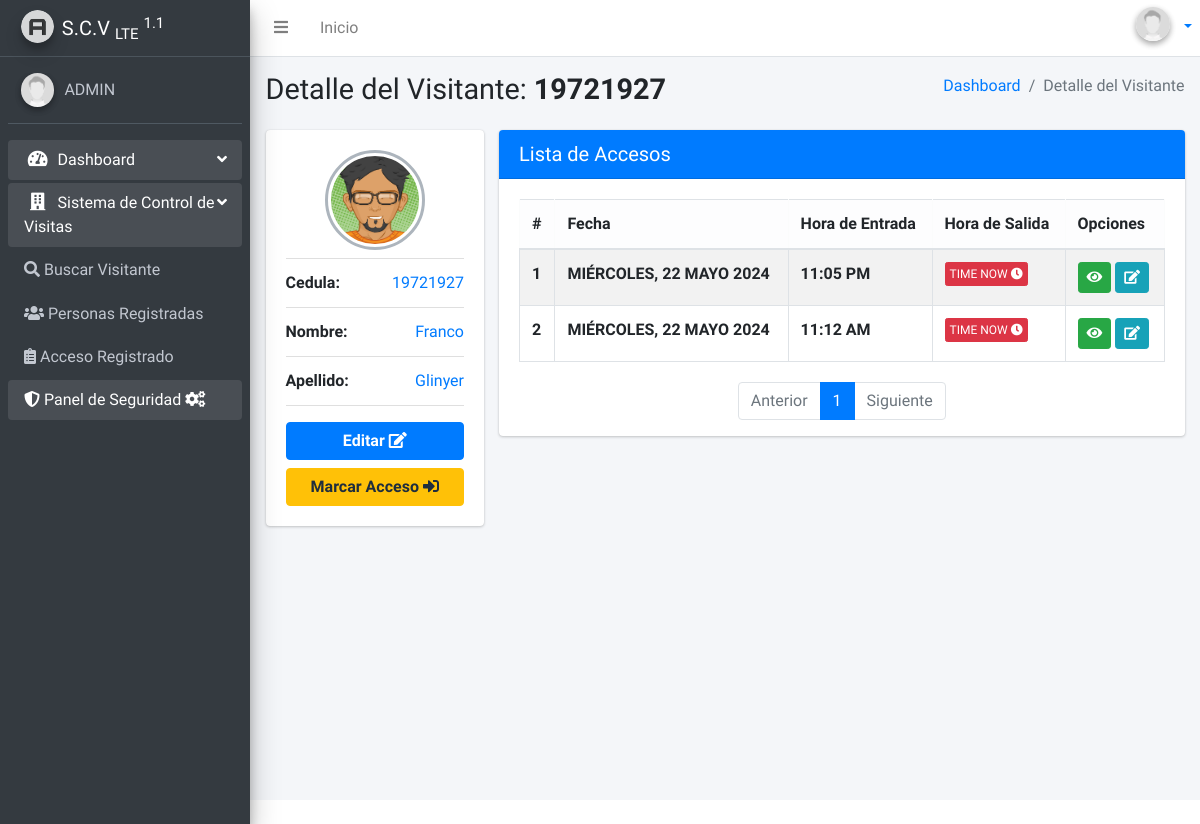
Page /person/19721927/ (signed in) on the committed database.
### apps/dashboard/models.py (models this page shows, shortened)
class Profile(models.Model):
    user = models.OneToOneField(User, on_delete=models.CASCADE)
    dni = models.CharField('Cedula',max_length=10, null=True, blank=True)
    avatar = models.ImageField(upload_to='profiles',  default='users/default.jpg',null=True, blank=True)
    bio = models.TextField(null=True, blank=True)
    class Meta:
        verbose_name ='Perfil'
        verbose_name_plural ='Perfiles'

### apps/gav/models.py (models this page shows, shortened)
class Personas(models.Model):
    dni = models.CharField('Cedula', primary_key=True,  max_length=8,validators=[MinLengthValidator(6)])
    status = models.CharField('Tipo de visitante', max_length=1, choices=LISTA_ESTATUS, null=False, default='M')
    nac = models.CharField('Nacionalidad', max_length=2, choices=LIST_NAC, null=True, blank=True)
    first_name = models.CharField('Nombre', max_length=40,validators=[MinLengthValidator(3)])
    last_name = models.CharField('Apellido', max_length=40,validators=[MinLengthValidator(3)])
    gender = models.CharField('Género', max_length=1, choices=GENDER_CHOICES, default='B')
    class Meta:
        verbose_name = "Personas"
        verbose_name_plural = "Personas"
        ordering = ['-dni']

class Avisitantes(models.Model):
    visitor = models.ForeignKey(Personas, on_delete=models.CASCADE)
    entry = models.DateField('Fecha del Dia')
    hours = models.TimeField('Hora de Entrada')
    hoursEx = models.TimeField('Hora de Salida', null=True, blank=True)
    empleado = models.ForeignKey(Empleado, on_delete=models.CASCADE, verbose_name='Nombre del Empleados')
    oficina = models.ForeignKey(Oficina, on_delete=models.CASCADE, verbose_name='Oficina a Visitar')
    obs = models.TextField('Observaciones', max_length=140, null=True, blank=True)
    class Meta:
        verbose_name = "Listado Accesos"
        verbose_name_plural = "Listado Accesos"
        ordering = ['-entry', 'hours']

### apps/gav/views.py (the view)
# urls.py: path('person/<str:dni>/',views.dperson,name='dperson'),
@login_required
@permission_required('gav.view_personas')
def dperson(request, dni):
    try:
        person = get_object_or_404(Personas, dni=dni)
        paccess = Avisitantes.objects.filter(visitor=person).order_by('-entry', '-hours')
        paginator = Paginator(paccess, 8)
        page_number = request.GET.get('page')
        page_obj = paginator.get_page(page_number)
        context = {
            'person': person,
            'page_obj': page_obj
        }
        return render(request, 'person/dPerson.html', context)
    except Personas.DoesNotExist:
        return render(request, 'accesss/notfound.html')

### templates/person/dPerson.html (shortened to what this page needs)
{% extends 'layouts/main.html' %}
{% block titlecontent %}
  Detalle del Visitante: <b>{{ person.dni }}</b>
{% endblock %}
{% block titlemenu %}
  Detalle del Visitante
{% endblock %}
{% block content %}
  <div class="content">
    <div class="container-fluid">
      <div class="row">
        <div class="col-sm-3">
          <div class="card">
            <div class="card-body box-profile">
              <div class="text-center">
        {%load static%}
                {% if person.gender == 'M' %}
                <img class="profile-user-img img-fluid img-circle"  src="{% static '/dist/img/avatar4.png' %}" alt="Male">
        {% else %}
        <img class="profile-user-img img-fluid img-circle" src="{% static '/dist/img/avatar3.png' %}" alt="Female">
{% endif %}
              </div>
              <ul class="list-group list-group-unbordered mb-3">
                <li class="list-group-item">
                  <b>Cedula:</b> <a class="float-right">{{ person.dni }}</a>
                </li>
                <li class="list-group-item">
                  <b>Nombre:</b> <a class="float-right">{{ person.first_name}}</a>
                </li>
                <li class="list-group-item">
                  <b>Apellido:</b> <a class="float-right">{{ person.last_name}}</a>
                </li>
              </ul>
              {% if perms.gav.change_avisitantes%}
          <a href="{% url 'eperson' dni=person.dni %}" class="btn btn-primary btn-block"><b>Editar</b> <i class="fas fa-edit"></i></a>
          {%endif%}
            <a href="{% url 'raccess' dni=person.dni %}" class="btn btn-warning btn-block"><b>Marcar Acceso</b> <i class="fas fa-sign-in-alt"></i></a>
            </div>
          </div>
        </div>
        <div class="col">
          <div class="card card-primary">
            <div class="card-header">
              <h5 class="m-0">Lista de Accesos</h5>
            </div>
            <div class="card-body">
              <table class="table table-striped table-bordered">
                <thead class="table-light">
                  <tr>
                    <th scope="col">#</th>
                    <th scope="col">Fecha</th>
                    <th scope="col">Hora de Entrada</th>
                    <th scope="col">Hora de Salida</th>
                    <th scope="col">Opciones</th>
                  </tr>
                </thead>
                <tbody>
                  {% for x in page_obj %}
                    <tr>
                      <th scope="row">{{ forloop.counter }}</th>
                      <th scope="row">{{ x.entry|date:"l, d F Y"|upper}}</th>
                      <th scope="row">{{ x.hours|date:"h:i A" }}</th>
                      {% if x.hoursEx is none or x.hoursEx == '' %}
                      <th><a href="{%url 'eaccess' pk=x.id%}" class="btn btn-xs btn-danger" href="">TIME NOW <i class="fas fa-clock"></i></a> </th>
                    {% else %}
                    <th>{{ x.hoursEx|date:"h:i A" }}</th>
                    {% endif %}
                      <td>
                      <a class="btn btn-sm btn-success" href="{%url 'daccess' pk=x.id%}"><i class="fa fa-eye" aria-hidden="true"></i></a>
                      <a class="btn btn-sm btn-info" href="{%url 'eaccess' pk=x.id%}"><i class="fas fa-edit"></i>
                      </td>
                    </tr>
                  {% endfor %}
                </tbody>
              </table>
            </div>
            <nav aria-label="Page navigation example px-6">
              <ul class="pagination justify-content-center">
                {% if page_obj.has_previous %}
                  <li class="page-item">
                    <a class="page-link" href="?page={{ page_obj.previous_page_number }}">Anterior</a>
                  </li>
                {% else %}
                  <li class="page-item disabled">
                    <a class="page-link">Anterior</a>
                  </li>
                {% endif %}
                {% for page in page_obj.paginator.page_range %}
                  {% if page == page_obj.number %}
                    <li class="page-item active">
                      <a class="page-link" href="?page={{ page }}">{{ page }}</a>
                    </li>
                  {% else %}
                    <li class="page-item">
                      <a class="page-link" href="?page={{ page }}">{{ page }}</a>
                    </li>
                  {% endif %}
                {% endfor %}
                {% if page_obj.has_next %}
                  <li class="page-item">
                    <a class="page-link" href="?page={{ page_obj.next_page_number }}">Siguiente</a>
                  </li>
                {% else %}
                  <li class="page-item disabled">
                    <a class="page-link">Siguiente</a>
                  </li>
                {% endif %}
              </ul>
            </nav>
          </div>
        </div>
      </div>
    </div>
  </div>
{% endblock %}

### templates/layouts/navbar.html (shortened to what this page needs)
{%load static%}
<nav class="main-header navbar navbar-expand navbar-white navbar-light">
    <ul class="navbar-nav">
      <li class="nav-item">
        <a class="nav-link" data-widget="pushmenu" href="#" role="button"><i class="fas fa-bars"></i></a>
      </li>
      <li class="nav-item d-none d-sm-inline-block">
        <a href="/" class="nav-link">Inicio</a>
      </li>
    </ul>
    <ul class="navbar-nav ml-auto">
      <li class="dropdown user user-menu">
        <a href="#" class="dropdown-toggle" data-toggle="dropdown" aria-expanded="false">
             <span class="hidden-xs">
              {% if request.user.profile.avatar %}
              <img
                class="img-circle elevation-2 user-image"
                src="{{ request.user.profile.avatar.url }}"
                alt="Fotografía"
              />
              {% else %}
              <img
                src="{% static 'dist/img/avatar.png' %}"
                class="img-circle elevation-2 user-image"
                alt="User Image"
              />
              {% endif %}
 </span>
        </a>
    </ul>
  </nav>

### templates/layouts/sidebar.html (shortened to what this page needs)
{% load static %}
in<aside class="main-sidebar elevation-4 sidebar-dark-primary">
  <a href="/" class="brand-link">
    <img
      src="{% static 'dist/img/AdminLTELogo.png' %}"
      alt=""
      class="brand-image img-circle elevation-3"
      style="opacity: 0.8"
    />
    <span class="brand-text font-weight-light"><b>S.C.V</b> <sub>LTE</sub> <sup> 1.1</sup></span>
  </a>
  <div class="sidebar">
    <div class="user-panel mt-3 pb-3 mb-3 d-flex">
      <div class="image">
        {% if request.user.profile.avatar %}
        <img
          class="img-circle elevation-2"
          src="{{ request.user.profile.avatar.url }}"
          alt="Fotografía"
        />
        {% else %}
        <img
          src="{% static 'dist/img/avatar.png' %}"
          class="img-circle elevation-2"
          alt="User Image"
        />
        {% endif %}
      </div>
      <div class="info">
        {% if user.first_name and user.last_name %}
        <a href="{%url 'profiles-view'%}" class="d-block"
          >{{ user.first_name |upper }} {{ user.last_name |upper }}</a
        >
        {% else %}
        <a href="{%url 'profiles-view'%}" class="d-block">{{ user.username |upper }}</a>
        {% endif %}
      </div>
    </div>
    <nav class="mt-2">
      <ul class="nav nav-pills nav-sidebar flex-column"  data-widget="treeview" role="menu" data-accordion="false">
     <li class="nav-item menu-open">
          <a
            href="{% url 'home' %}"
            class="nav-link {% if request.resolver_match.url_name == 'home' %}active{% endif %}"
          >
            <i class="nav-icon fas fa-tachometer-alt"></i>
            <p>
              Dashboard
              <i class="right fas fa-angle-left"></i>
            </p>
          </a>
        </li>
        {%if perms.gav.view_personas %}
        <li class="nav-item menu-open">
          <a href="" class="nav-link">
            <i class="fas fa-building nav-icon"></i>
            <p>
              Sistema de Control de Visitas
              <i class="right fas fa-angle-left"></i>
            </p>
          </a>
          <ul class="nav nav-treeview">
            <li class="nav-item">
              <a
                href="{% url 'search' %}"
                class="nav-link {% if request.resolver_match.url_name == 'search' %}active{% endif %}"
              >
              <i class="fas fa-search"></i>
                <p>Buscar Visitante</p>
              </a>
            </li>
            <li class="nav-item">
              <a
                href="{% url 'lperson' %}"
                class="nav-link {% if request.resolver_match.url_name == 'lperson' %}active{% endif %}"
              >
              <i class="fas fa-users"></i>
                <p>Personas Registradas</p>
              </a>
            </li>
            {%if perms.gav.view_avisitantes%}
            <li class="nav-item">
              <a
                href="{% url 'laccess' %}"
                class="nav-link {% if request.resolver_match.url_name == 'laccess' %}active{% endif %}"
              >
              <i class="fas fa-clipboard-list"></i>
                <p>Acceso Registrado</p>
              </a>
            </li>
            {%endif%}
        </ul>
        </li>
        {%endif%}
        {% if request.user.is_staff %}
        <li class="nav-item menu-open">
          <a
            href="/admin"
            class="nav-link {% if request.resolver_match.url_name == 'admin' %}active{% endif %}"
          >
          <i class="fas fa-shield-alt"></i>
            <p>
              Panel de Seguridad
              <i class="fas fa-cogs"></i>
            </p>
          </a>
        </li>
        {% endif%}
      </ul>
    </nav>
  </div>
</aside>

### rows in the picture
Personas: dni "19721927", first_name "Franco", last_name "Glinyer"
Avisitantes: entry "MIÉRCOLES, 22 MAYO 2024", hours "11:05 PM", shows "TIME NOW"
Avisitantes: entry "MIÉRCOLES, 22 MAYO 2024", hours "11:12 AM", shows "TIME NOW"

### other values in the picture
{{ page }} "1"
{{ user.username |upper }} "ADMIN"
